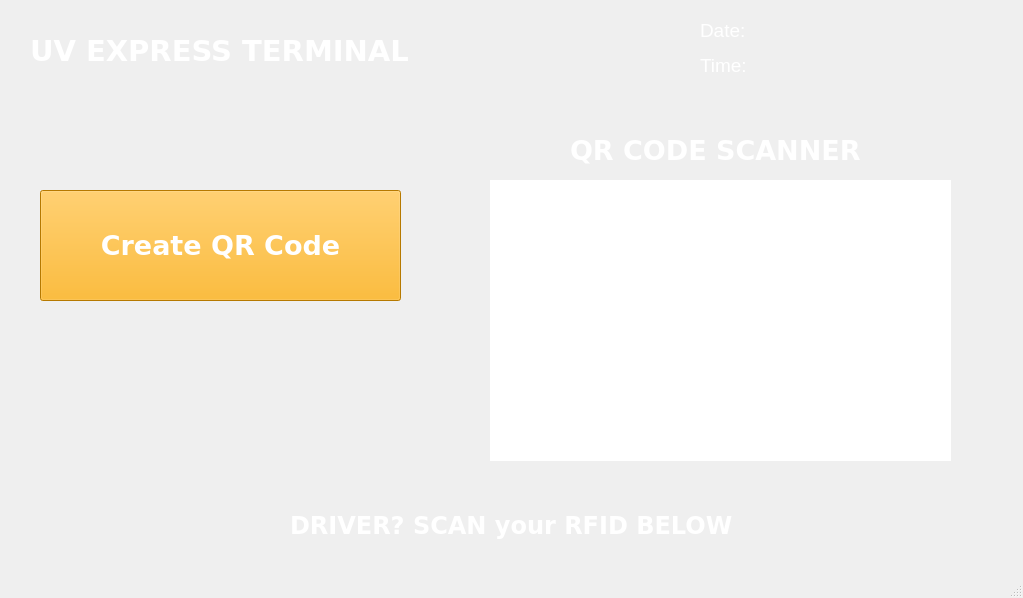
<?xml version="1.0" encoding="UTF-8"?>
<ui version="4.0">
 <class>MainWindow</class>
 <widget class="QMainWindow" name="MainWindow">
  <property name="geometry">
   <rect>
    <x>0</x>
    <y>0</y>
    <width>1023</width>
    <height>598</height>
   </rect>
  </property>
  <property name="windowTitle">
   <string>MainWindow</string>
  </property>
  <widget class="QWidget" name="centralwidget">
   <widget class="QLabel" name="label">
    <property name="geometry">
     <rect>
      <x>700</x>
      <y>10</y>
      <width>71</width>
      <height>41</height>
     </rect>
    </property>
    <property name="font">
     <font>
      <family>Arial</family>
      <pointsize>14</pointsize>
     </font>
    </property>
    <property name="styleSheet">
     <string notr="true">color: rgb(255, 255, 255);</string>
    </property>
    <property name="text">
     <string>Date:</string>
    </property>
   </widget>
   <widget class="QLabel" name="label_2">
    <property name="geometry">
     <rect>
      <x>700</x>
      <y>50</y>
      <width>61</width>
      <height>31</height>
     </rect>
    </property>
    <property name="font">
     <font>
      <family>Arial</family>
      <pointsize>14</pointsize>
     </font>
    </property>
    <property name="styleSheet">
     <string notr="true">color: rgb(255, 255, 255);</string>
    </property>
    <property name="text">
     <string>Time:</string>
    </property>
   </widget>
   <widget class="QLabel" name="date_lbl">
    <property name="geometry">
     <rect>
      <x>800</x>
      <y>20</y>
      <width>141</width>
      <height>21</height>
     </rect>
    </property>
    <property name="font">
     <font>
      <family>Arial</family>
      <pointsize>14</pointsize>
     </font>
    </property>
    <property name="styleSheet">
     <string notr="true">color: rgb(255, 255, 255);</string>
    </property>
    <property name="text">
     <string/>
    </property>
   </widget>
   <widget class="QLabel" name="time_lbl">
    <property name="geometry">
     <rect>
      <x>800</x>
      <y>50</y>
      <width>161</width>
      <height>31</height>
     </rect>
    </property>
    <property name="font">
     <font>
      <family>Arial</family>
      <pointsize>14</pointsize>
     </font>
    </property>
    <property name="styleSheet">
     <string notr="true">color: rgb(255, 255, 255);</string>
    </property>
    <property name="text">
     <string/>
    </property>
   </widget>
   <widget class="QPushButton" name="pushButton">
    <property name="geometry">
     <rect>
      <x>40</x>
      <y>190</y>
      <width>361</width>
      <height>111</height>
     </rect>
    </property>
    <property name="font">
     <font>
      <family>Verdana</family>
      <pointsize>20</pointsize>
      <weight>75</weight>
      <bold>true</bold>
     </font>
    </property>
    <property name="styleSheet">
     <string notr="true">background-color: rgb(255, 170, 0);
color: rgb(255, 255, 255);</string>
    </property>
    <property name="text">
     <string>Create QR Code</string>
    </property>
   </widget>
   <widget class="QLabel" name="camera_lbl">
    <property name="geometry">
     <rect>
      <x>490</x>
      <y>180</y>
      <width>461</width>
      <height>281</height>
     </rect>
    </property>
    <property name="font">
     <font>
      <family>Arial</family>
      <pointsize>16</pointsize>
      <weight>75</weight>
      <bold>true</bold>
     </font>
    </property>
    <property name="styleSheet">
     <string notr="true">background-color: rgb(255, 255, 255);
color: rgb(0, 170, 0);</string>
    </property>
    <property name="text">
     <string/>
    </property>
   </widget>
   <widget class="QLabel" name="label_4">
    <property name="geometry">
     <rect>
      <x>0</x>
      <y>0</y>
      <width>1021</width>
      <height>581</height>
     </rect>
    </property>
    <property name="text">
     <string/>
    </property>
    <property name="pixmap">
     <pixmap>homebg.png</pixmap>
    </property>
    <property name="scaledContents">
     <bool>true</bool>
    </property>
   </widget>
   <widget class="QLabel" name="rfStat_lbl">
    <property name="geometry">
     <rect>
      <x>290</x>
      <y>510</y>
      <width>631</width>
      <height>31</height>
     </rect>
    </property>
    <property name="font">
     <font>
      <family>Verdana</family>
      <pointsize>18</pointsize>
      <weight>75</weight>
      <bold>true</bold>
     </font>
    </property>
    <property name="styleSheet">
     <string notr="true">color: rgb(255, 255, 255);</string>
    </property>
    <property name="text">
     <string>DRIVER? SCAN your RFID BELOW</string>
    </property>
   </widget>
   <widget class="QLabel" name="label_5">
    <property name="geometry">
     <rect>
      <x>20</x>
      <y>270</y>
      <width>341</width>
      <height>291</height>
     </rect>
    </property>
    <property name="font">
     <font>
      <family>Verdana</family>
      <pointsize>16</pointsize>
      <weight>75</weight>
      <bold>true</bold>
     </font>
    </property>
    <property name="styleSheet">
     <string notr="true">color: rgb(255, 255, 255);</string>
    </property>
    <property name="text">
     <string/>
    </property>
    <property name="pixmap">
     <pixmap>logo.png</pixmap>
    </property>
    <property name="scaledContents">
     <bool>true</bool>
    </property>
   </widget>
   <widget class="QLabel" name="label_6">
    <property name="geometry">
     <rect>
      <x>30</x>
      <y>20</y>
      <width>621</width>
      <height>61</height>
     </rect>
    </property>
    <property name="font">
     <font>
      <family>Verdana</family>
      <pointsize>22</pointsize>
      <weight>75</weight>
      <bold>true</bold>
     </font>
    </property>
    <property name="styleSheet">
     <string notr="true">color: rgb(255, 255, 255);</string>
    </property>
    <property name="text">
     <string>UV EXPRESS TERMINAL</string>
    </property>
   </widget>
   <widget class="QLabel" name="label_7">
    <property name="geometry">
     <rect>
      <x>570</x>
      <y>120</y>
      <width>381</width>
      <height>61</height>
     </rect>
    </property>
    <property name="font">
     <font>
      <family>Verdana</family>
      <pointsize>20</pointsize>
      <weight>75</weight>
      <bold>true</bold>
     </font>
    </property>
    <property name="styleSheet">
     <string notr="true">color: rgb(255, 255, 255);</string>
    </property>
    <property name="text">
     <string>QR CODE SCANNER</string>
    </property>
   </widget>
   <zorder>label_4</zorder>
   <zorder>label</zorder>
   <zorder>label_2</zorder>
   <zorder>date_lbl</zorder>
   <zorder>time_lbl</zorder>
   <zorder>pushButton</zorder>
   <zorder>camera_lbl</zorder>
   <zorder>rfStat_lbl</zorder>
   <zorder>label_5</zorder>
   <zorder>label_6</zorder>
   <zorder>label_7</zorder>
  </widget>
  <widget class="QMenuBar" name="menubar">
   <property name="geometry">
    <rect>
     <x>0</x>
     <y>0</y>
     <width>1023</width>
     <height>26</height>
    </rect>
   </property>
  </widget>
  <widget class="QStatusBar" name="statusbar"/>
 </widget>
 <resources/>
 <connections/>
</ui>
